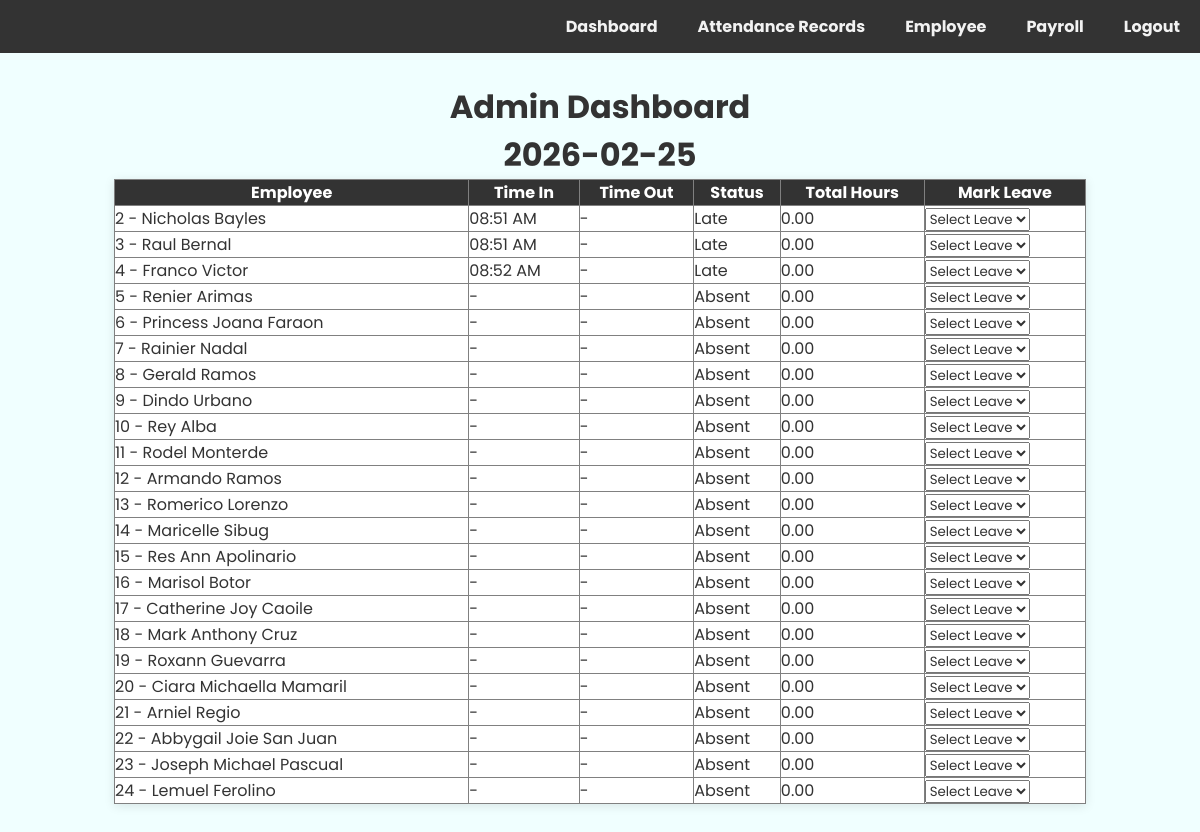
/admin_dashboard.php (signed in), run on the app's committed database.
### tables this page shows
CREATE TABLE `attendance` (
  `attendance_id` int(11) NOT NULL,
  `employee_id` int(11) NOT NULL,
  `date` date NOT NULL,
  `time_in` time DEFAULT NULL,
  `time_out` time DEFAULT NULL,
  `leave_status` enum('None','Sick','Vacation','Other') DEFAULT 'None',
  `created_at` timestamp NOT NULL DEFAULT current_timestamp()
);

CREATE TABLE `employee` (
  `employee_id` int(11) NOT NULL,
  `first_name` varchar(50) NOT NULL,
  `last_name` varchar(50) NOT NULL,
  `department` varchar(50) NOT NULL,
  `schedule_in` time NOT NULL,
  `schedule_out` time NOT NULL,
  `created_at` timestamp NOT NULL DEFAULT current_timestamp(),
  `daily_rate` decimal(10,2) NOT NULL DEFAULT 0.00,
  `status` varchar(20) DEFAULT 'Active'
);

### admin_dashboard.php (the view, shortened to what this page needs)
<?php
$today = date('Y-m-d');
?>
<!DOCTYPE html>
<html>
<head>
    <link rel="stylesheet" href="admin.css?v=2.0">
</head>
<body>
<div class="navbar">
    <a href="admin_dashboard.php"> Dashboard</a>
    <a href="print_summary.php">Attendance Records</a>
    <a href="employee.php">Employee</a>
    <a href="payroll.php">Payroll</a>
    <a href="admin_login.php">Logout</a>
</div>
<div class="container">
    <h1>Admin Dashboard</h1>
<?php
echo "<h1>$today</h1>";
$conn = new mysqli("localhost","root","","attendance_system");
$sql = "
SELECT
    e.employee_id,
    CONCAT(e.first_name, ' ', e.last_name) AS name,
    DATE_FORMAT(a.time_in, '%h:%i %p') AS time_in,
    DATE_FORMAT(a.time_out, '%h:%i %p') AS time_out,
    a.leave_status,
    CASE
        WHEN a.leave_status IS NOT NULL AND a.leave_status != 'None' THEN a.leave_status
        WHEN a.employee_id IS NULL THEN 'Absent'
        WHEN a.time_in IS NOT NULL AND a.time_in > ADDTIME(e.schedule_in, '00:15:00') THEN 'Late'
        WHEN a.time_in IS NOT NULL THEN 'Present'
        ELSE 'Absent'
    END AS attendance_status,
    ROUND(
        IF(a.time_in IS NOT NULL AND a.time_out IS NOT NULL,
           TIMESTAMPDIFF(MINUTE, a.time_in, a.time_out)/60,
           0),
    2) AS total_hours
FROM employee e
LEFT JOIN Attendance a
    ON e.employee_id = a.employee_id
    AND a.date = CURDATE()
WHERE e.status = 'Active'
ORDER BY e.employee_id
";
$result = $conn->query($sql);
echo "<table border='1' cellpadding='5'>";
echo "<tr>
        <th>Employee</th>
        <th>Time In</th>
        <th>Time Out</th>
        <th>Status</th>
        <th>Total Hours</th>
        <th>Mark Leave</th>
      </tr>";
while($row = $result->fetch_assoc()){
    echo "<tr>";
    echo "<td>".$row['employee_id']." - ".$row['name']."</td>";
    echo "<td>".($row['time_in'] ?? '-')."</td>";
    echo "<td>".($row['time_out'] ?? '-')."</td>";
    echo "<td>".$row['attendance_status']."</td>";
    echo "<td>".($row['total_hours'] ?? '0')."</td>";
    echo "<td>
            <form method='POST' action='mark_leave.php' style='margin:0;'>
                <input type='hidden' name='employee_id' value='".$row['employee_id']."'>
                <select name='leave_type' required onchange='this.form.submit()'>
                    <option value=''>Select Leave</option>
                    <option value='Sick'>Sick</option>
                    <option value='Vacation'>Vacation</option>
                    <option value='Other'>Other</option>
                </select>
            </form>
          </td>";
    echo "</tr>";
}
echo "</table>";
?>
</body>
</html>

### admin.css (style rules this page uses)
* { margin: 0; padding: 0; box-sizing: border-box; font-family: "Poppins", sans-serif; color: #333; }
body { background-color: azure; }
.container { display: flex; flex-direction: column; align-items: center; margin: 30px auto; width: 90%; }
.navbar { display: flex; flex-direction: row; justify-content: flex-end; background-color: #333; overflow: hidden; margin-bottom: 20px; }
.navbar a { color: #f2f2f2; text-align: center; padding: 14px 20px; text-decoration: none; font-weight: bold; }
table { border-collapse: collapse; width: 90%; box-shadow: 0 2px 10px rgba(0,0,0,0.1); }
th { background-color: #333; color: #fff; }
td { background-color: #fff; }

### data on the page
attendance: employee.employee_id "2", name "Nicholas Bayles", time_in "08:51 AM", time_out "-", attendance_status "Late", total_hours "0.00"
attendance: employee.employee_id "3", name "Raul Bernal", time_in "08:51 AM", time_out "-", attendance_status "Late", total_hours "0.00"
attendance: employee.employee_id "4", name "Franco Victor", time_in "08:52 AM", time_out "-", attendance_status "Late", total_hours "0.00"
attendance: employee.employee_id "5", name "Renier Arimas", time_in "-", time_out "-", attendance_status "Absent", total_hours "0.00"
attendance: employee.employee_id "6", name "Princess Joana Faraon", time_in "-", time_out "-", attendance_status "Absent", total_hours "0.00"
attendance: employee.employee_id "7", name "Rainier Nadal", time_in "-", time_out "-", attendance_status "Absent", total_hours "0.00"
employee: employee_id "8", name "Gerald Ramos", time_in "-", time_out "-", attendance_status "Absent", total_hours "0.00"
employee: employee_id "9", name "Dindo Urbano", time_in "-", time_out "-", attendance_status "Absent", total_hours "0.00"
employee: employee_id "10", name "Rey Alba", time_in "-", time_out "-", attendance_status "Absent", total_hours "0.00"
employee: employee_id "11", name "Rodel Monterde", time_in "-", time_out "-", attendance_status "Absent", total_hours "0.00"
employee: employee_id "12", name "Armando Ramos", time_in "-", time_out "-", attendance_status "Absent", total_hours "0.00"
employee: employee_id "13", name "Romerico Lorenzo", time_in "-", time_out "-", attendance_status "Absent", total_hours "0.00"
employee: employee_id "14", name "Maricelle Sibug", time_in "-", time_out "-", attendance_status "Absent", total_hours "0.00"
employee: employee_id "15", name "Res Ann Apolinario", time_in "-", time_out "-", attendance_status "Absent", total_hours "0.00"
employee: employee_id "16", name "Marisol Botor", time_in "-", time_out "-", attendance_status "Absent", total_hours "0.00"
employee: employee_id "17", name "Catherine Joy Caoile", time_in "-", time_out "-", attendance_status "Absent", total_hours "0.00"
employee: employee_id "18", name "Mark Anthony Cruz", time_in "-", time_out "-", attendance_status "Absent", total_hours "0.00"
employee: employee_id "19", name "Roxann Guevarra", time_in "-", time_out "-", attendance_status "Absent", total_hours "0.00"
employee: employee_id "20", name "Ciara Michaella Mamaril", time_in "-", time_out "-", attendance_status "Absent", total_hours "0.00"
employee: employee_id "21", name "Arniel Regio", time_in "-", time_out "-", attendance_status "Absent", total_hours "0.00"
employee: employee_id "22", name "Abbygail Joie San Juan", time_in "-", time_out "-", attendance_status "Absent", total_hours "0.00"
employee: employee_id "23", name "Joseph Michael Pascual", time_in "-", time_out "-", attendance_status "Absent", total_hours "0.00"
employee: employee_id "24", name "Lemuel Ferolino", time_in "-", time_out "-", attendance_status "Absent", total_hours "0.00"
